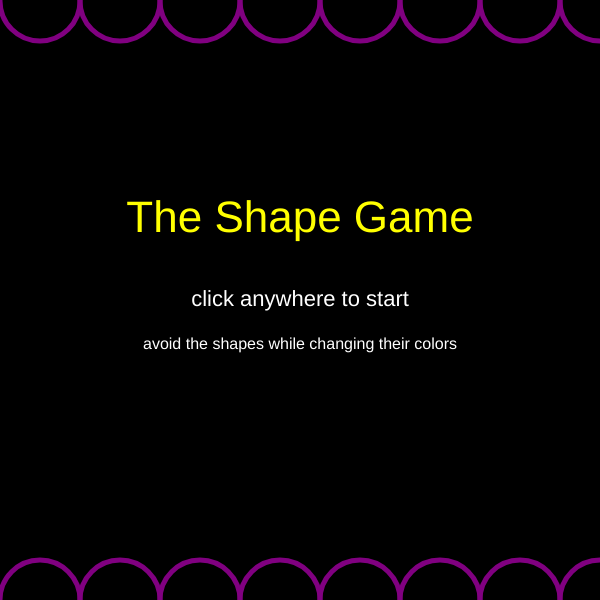
Frame 1 (no input)
Frame 60 (no input): identical to frame 1, image omitted
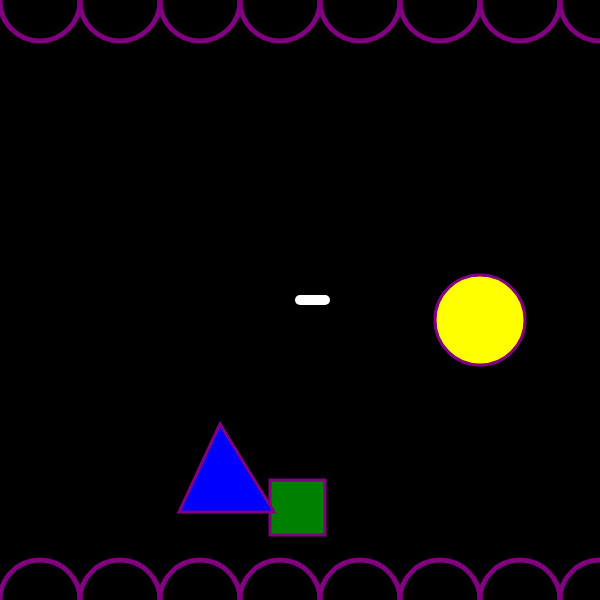
Frame 120 (the mouse pressed at the canvas centre since frame 60)

The p5.js sketch that drew these frames (run headless with seeded random() and noise() and a simulated clock; from frame 60 on, the mouse is pressed at the canvas centre):

// p5.js sketch
// ── sketch.js
/*Kris M.
Title: Bouncing Shapes
Concept: Random shapes bouncing within the canvas.
Explaination for SS4; (incase i forget how to explain)
- This new project is based on my previous one from SS3,
but this is more modifted and actually what I had wanted before.
the code was inspired by the example 05-03 displayed during class
where the ball was bouncing within the canvas. I used the same idea of
changing the X and Y values to move my shapes, but i did mine one by one
in a specific order so i wouldnt get confused with the shapes.
i also used the "if" statements to make my shapes bounce when they reached
the end of the canvas, that was the hardest part because i kept getting the symbols
that we went over in class confused. With these ideas in mine, i used them to create my project;
a circle, square and a triangle bouncing within the canvas like those old tv / dvd screens.
*/


 //will be at the beginning to start/play
let gameState = "start";

//the gif
let backgroundGif;

//the canvas
let gameCanvas;

//circle variables
let circleX = 300;
let circleY = 200;
let circleXSpeed = 3;
let circleYSpeed = 2;

//square variables
let squareX = 150;
let squareY = 300;
let squareXSpeed = 2;
let squareYSpeed = 3;

//triangle variables
let triangleX = 400;
let triangleY = 400;
let triangleXSpeed = -3;
let triangleYSpeed = 2;

//the color variables
let circleColor = "yellow";
let squareColor = "green";
let triangleColor = "blue";

//custom functions for the streamers
function StreamerDrawer(StreamerX) {
  stroke("purple");
  strokeWeight(5);
  noFill();
  circle(StreamerX, 1, 80);
}

function drawerstreamerbottom(StreamerX) {
  stroke("purple");
  strokeWeight(5);
  noFill();
  circle(StreamerX, 600, 80);
}

function setup() {
  gameCanvas = createCanvas(600, 600);
}

function draw() {
  //the black background
  background("black");

  //the gif in the background
  if (backgroundGif) {
    push();
    tint(255, 38);
    image(backgroundGif, 0, 0, 600, 600);
    pop();
  }

  //the start screen
  if (gameState === "start") {
    textAlign(CENTER, CENTER);
    noStroke();

    fill("yellow");
    textSize(44);
    text("The Shape Game", 300, 220);

    fill("white");
    textSize(22);
    text("click anywhere to start", 300, 300);

    textSize(16);
    text("avoid the shapes while changing their colors", 300, 345);

    //the purple streamers on the start screen
    StreamerDrawer(40);
    StreamerDrawer(120);
    StreamerDrawer(200);
    StreamerDrawer(280);
    StreamerDrawer(360);
    StreamerDrawer(440);
    StreamerDrawer(520);
    StreamerDrawer(600);

    drawerstreamerbottom(40);
    drawerstreamerbottom(120);
    drawerstreamerbottom(200);
    drawerstreamerbottom(280);
    drawerstreamerbottom(360);
    drawerstreamerbottom(440);
    drawerstreamerbottom(520);
    drawerstreamerbottom(600);

    return;
  }

  //the game over screen
  if (gameState === "game over") {
    textAlign(CENTER, CENTER);
    noStroke();

    fill("red");
    textSize(48);
    text("game Over", 300, 250);

    fill("white");
    textSize(22);
    text("click to restart", 300, 320);

    //the purple streamers on the game over screen
    StreamerDrawer(40);
    StreamerDrawer(120);
    StreamerDrawer(200);
    StreamerDrawer(280);
    StreamerDrawer(360);
    StreamerDrawer(440);
    StreamerDrawer(520);
    StreamerDrawer(600);

    drawerstreamerbottom(40);
    drawerstreamerbottom(120);
    drawerstreamerbottom(200);
    drawerstreamerbottom(280);
    drawerstreamerbottom(360);
    drawerstreamerbottom(440);
    drawerstreamerbottom(520);
    drawerstreamerbottom(600);

    return;
  }

  //the purple streamers
  StreamerDrawer(40);
  StreamerDrawer(120);
  StreamerDrawer(200);
  StreamerDrawer(280);
  StreamerDrawer(360);
  StreamerDrawer(440);
  StreamerDrawer(520);
  StreamerDrawer(600);

  drawerstreamerbottom(40);
  drawerstreamerbottom(120);
  drawerstreamerbottom(200);
  drawerstreamerbottom(280);
  drawerstreamerbottom(360);
  drawerstreamerbottom(440);
  drawerstreamerbottom(520);
  drawerstreamerbottom(600);

  //moving the circle
  circleX = circleX + circleXSpeed;
  circleY = circleY + circleYSpeed;

  //bouncing the circle
  if (circleX >= width - 45 || circleX <= 45) {
    circleXSpeed = -circleXSpeed;
  }

  if (circleY >= height - 45 || circleY <= 45) {
    circleYSpeed = -circleYSpeed;
  }

  //this is the circle
  fill(circleColor);
  stroke("purple");
  strokeWeight(3);
  circle(circleX, circleY, 90);

  //moving the square
  squareX = squareX + squareXSpeed;
  squareY = squareY + squareYSpeed;

  //bouncing the square
  if (squareX >= width - 55 || squareX <= 0) {
    squareXSpeed = -squareXSpeed;
  }

  if (squareY >= height - 55 || squareY <= 0) {
    squareYSpeed = -squareYSpeed;
  }

  //this is the square
  fill(squareColor);
  stroke("purple");
  strokeWeight(3);
  square(squareX, squareY, 55);

  //moving the triangle
  triangleX = triangleX + triangleXSpeed;
  triangleY = triangleY + triangleYSpeed;

  //bouncing the triangle
  if (triangleX >= width - 54 || triangleX <= 41) {
    triangleXSpeed = -triangleXSpeed;
  }

  if (triangleY >= height - 88 || triangleY <= 80) {
    triangleYSpeed = -triangleYSpeed;
  }

  //this is the triangle
  fill(triangleColor);
  stroke("purple");
  strokeWeight(3);
  triangle(
    triangleX, triangleY - 80,
    triangleX - 41, triangleY + 8,
    triangleX + 54, triangleY + 8
  );

  //small line that follows the mouse
  stroke("white");
  strokeWeight(10);
  line(mouseX, mouseY, mouseX + 25, mouseY);

  //checking if the mouse touches a shape
  /*(Found this in the calculation
  section of p5js reference)*/

  let hitCircle = dist(mouseX, mouseY, circleX, circleY) < 45;

  let hitSquare =
    mouseX >= squareX &&
    mouseX <= squareX + 55 &&
    mouseY >= squareY &&
    mouseY <= squareY + 55;

  let hitTriangle =
    mouseX >= triangleX - 41 &&
    mouseX <= triangleX + 54 &&
    mouseY >= triangleY - 80 &&
    mouseY <= triangleY + 8;

  //game over if the mouse touches a shape
  if (hitCircle || hitSquare || hitTriangle) {
    gameState = "game over";
    return;
  }
}

//starting and restarting the game
function keyPressed() {
  if (keyCode === ENTER) {
    if (gameState === "start") {
      gameState = "play";
    } else if (gameState === "game over") {
      resetGame();
    }
  }
}

//resetting the shapes with a
//custom function, kinda like the streamers
//its kinda like a recall function
function resetGame() {
  circleX = 300;
  circleY = 200;
  circleXSpeed = 3;
  circleYSpeed = 2;

  squareX = 150;
  squareY = 300;
  squareXSpeed = 2;
  squareYSpeed = 3;

  triangleX = 400;
  triangleY = 400;
  triangleXSpeed = -3;
  triangleYSpeed = 2;

  circleColor = "yellow";
  squareColor = "green";
  triangleColor = "blue";

  gameState = "play";
}

//changing colors and starting with the mouse
function mousePressed() {
  if (gameState === "start") {
    gameState = "play";
    return;
  }

  if (gameState === "game over") {
    resetGame();
    return;
  }

  //random color changes
  circleColor = random(["red", "blue", "purple", "orange", "green"]);
  squareColor = random(["red", "blue", "purple", "orange", "green"]);
  triangleColor = random(["red", "blue", "purple", "orange", "green"]);
}
